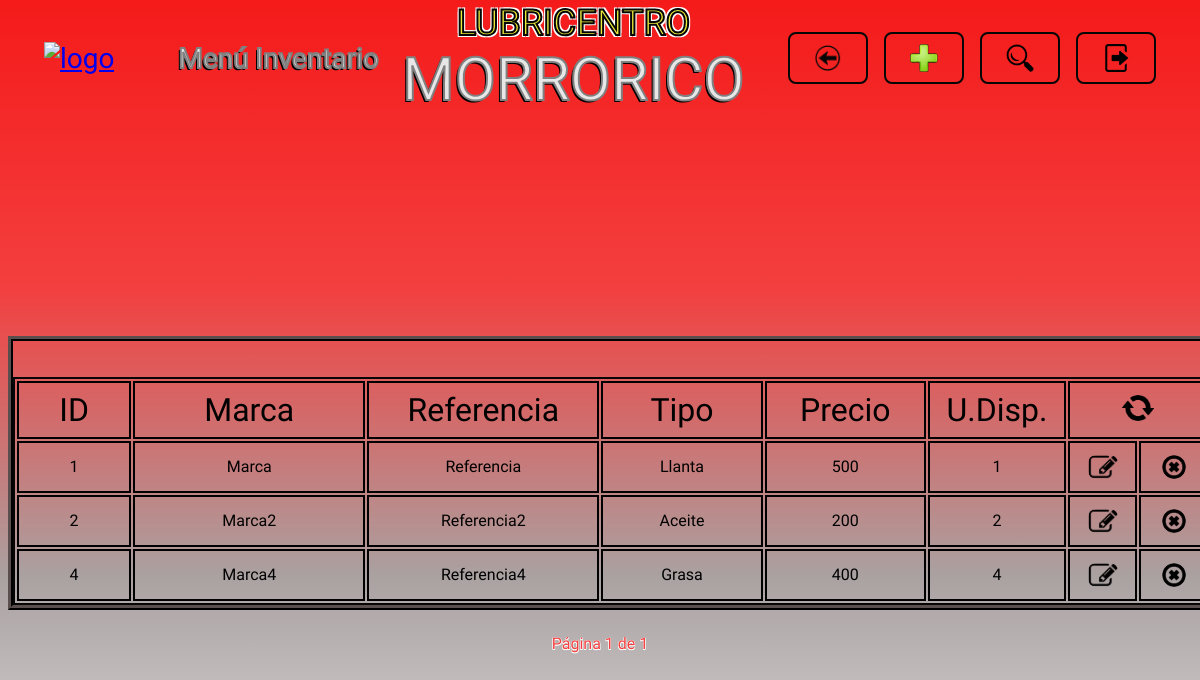
/inventario/, run on an earlier commit of the app's database.
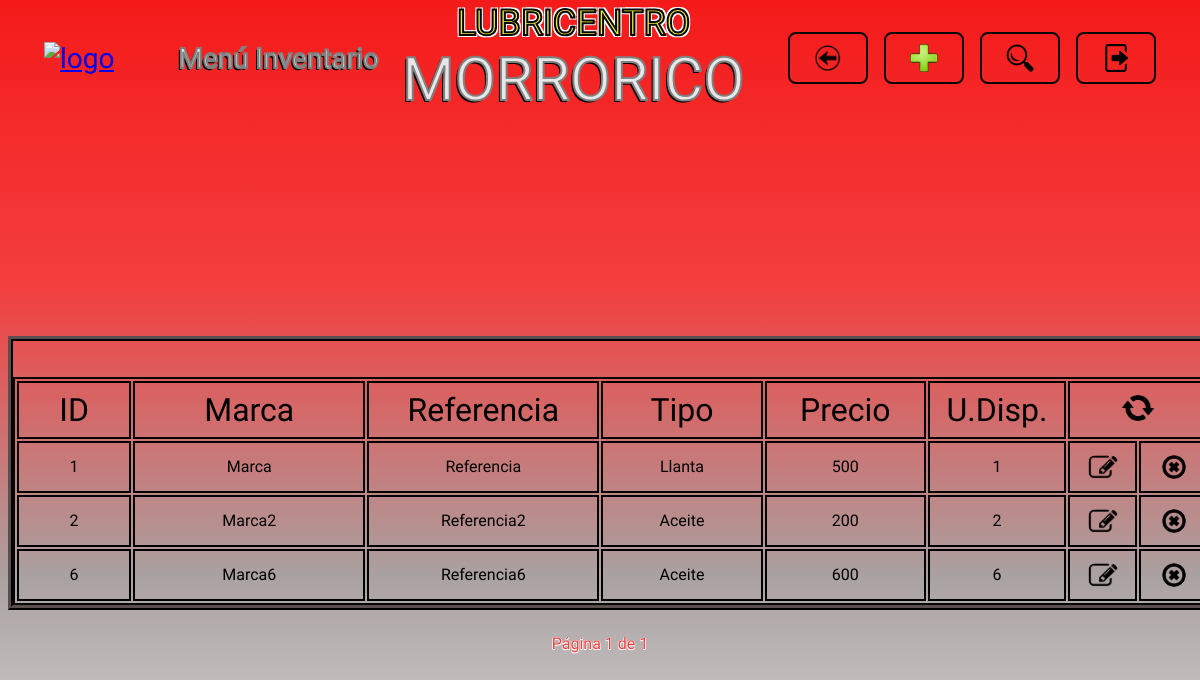
And on a later commit of the database.
### inventario/models.py (models this page shows)
class Producto(models.Model):
    OPCIONES_TIPO = [
        ("Llanta", "Llanta"),
        ("Aceite", "Aceite"),
        ("Filtro", "Filtro"),
        ("Grasa", "Grasa")
    ]
    marca = models.CharField(max_length=60,null=False, blank=False)
    referencia = models.CharField(max_length=40, null=False, blank=False)
    tipo_producto = models.CharField(max_length=40, choices=OPCIONES_TIPO, null=False, blank=False)
    precio = models.IntegerField(null=False, blank=False)
    unidades_disponibles = models.IntegerField(null=False, blank=False)

### inventario/views.py (the view)
# urls.py: path('inventario/', include('inventario.urls')),
def inventario(request, productos=None, registrado=False, eliminado=False, actualizado=False, sin_coincidencias=False, campo=None, buscar=None, name_url="inventario"):
    if productos is None:
        productos = Producto.objects.all()
    paginator = Paginator(productos, 20)
    numero_pagina = request.GET.get('pagina')
    try:
        pagina = paginator.page(numero_pagina)
    except PageNotAnInteger:
        pagina = paginator.page(1)
    except EmptyPage:
        pagina = paginator.page(paginator.num_pages)
    return render(request, 'inventario.html', {
        "registrado": registrado,
        "eliminado": eliminado,
        "actualizado": actualizado,
        "sin_coincidencias": sin_coincidencias,
        "buscar": buscar,
        "campo": campo,
        "pagina": pagina,
        "name_url": name_url,
    })

### templates/inventario.html (shortened to what this page needs)
{% extends "layouts/base.html" %}
{% load static %}
{% block nombre_seccion %}
<p class="header__titulo letra_blanca">Menú Inventario</p>
{% endblock nombre_seccion %}
{% block boton_volver %}
<li>
    <a href="{% url "menu_opciones" %}" class="header__boton header__volver">
        <img src="{% static "images/logo_volver.png" %}" alt="volver" class="header__logo_boton">
    </a>
</li>
{% endblock boton_volver %}
{% block boton_registrar %}
<li>
    {% include "layouts/partials/boton_registrar.html" %}
</li>
{% endblock boton_registrar %}
{% block boton_buscar %}
<li>
    {% include "layouts/partials/boton_buscar.html" %}
</li>
{% endblock boton_buscar %}
{% block boton_cerrar_sesion %}
    {% include "layouts/partials/boton_cerrar_sesion.html" %}
{% endblock boton_cerrar_sesion %}
{% block cuerpo_seccion %}
<div class="contenedor tabla_registros">
    <table class="tabla_registros__tabla">
        <tr class="celdas_encabezado">
            <th class="celda tabla_registros__celda_id">ID</th>
            <th class="celda tabla_registros__celda_marca">Marca</th>
            <th class="celda tabla_registros__celda_referencia">Referencia</th>
            <th class="celda tabla_registros__celda_tipo">Tipo</th>
            <th class="celda tabla_registros__celda_precio">Precio</th>
            <th class="celda tabla_registros__celda_unidades_disponibles">U.Disp.</th>
            <th colspan="2" class="celda tabla_registros__celda_recargar"><a href="{% url "inventario" %}"><img src="{% static "images/logo_recargar.png" %}" alt="recargar" class="tabla_registros__recargar"></a></th>
        </tr>
        {% for producto in pagina.object_list %}
        <tr class="celdas_datos">
            <td class="celda tabla_registros__celda_id">{{ producto.id }}</td>
            <td class="celda tabla_registros__celda_marca">{{ producto.marca }}</td>
            <td class="celda tabla_registros__celda_referencia">{{ producto.referencia }}</td>
            <td class="celda tabla_registros__celda_tipo">{{ producto.tipo_producto }}</td>
            <td class="celda tabla_registros__celda_precio">{{ producto.precio }}</td>
            <td class="celda tabla_registros__celda_unidades_disponibles">{{ producto.unidades_disponibles }}</td>
            <td class="celda tabla_registros__celda_editar"><a href="#" data-registro-id={{ producto.id }} data-app-registro="inventario" class="tabla_registros__boton boton_editar"><img src="{% static "images/logo_editar.png" %}" alt="editar" class="tabla_registros__logo_boton tabla_registros__editar"></a></td>
            <td class="celda tabla_registros__celda_eliminar"><a href="#" data-url= {% url "eliminar_producto" producto.id %} data-mensaje= "producto tipo {{ producto.tipo_producto }} de referencia {{ producto.referencia }} con ID {{ producto.id }}" class="tabla_registros__boton boton_eliminar"><img src="{% static "images/logo_eliminar.png" %}" alt="eliminar" class="tabla_registros__logo_boton tabla_registros__eliminar"></a></td>
        </tr>
        {% endfor %}
    </table>
</div>
{% endblock cuerpo_seccion %}
{% block paginacion %}
{% include "layouts/partials/paginacion.html" %}
{% endblock paginacion %}

What changed in the data, as far as the page shows it:
removed Producto: id "4", marca "Marca4", referencia "Referencia4", tipo_producto "Grasa", precio "400", unidades_disponibles "4"
added Producto: id "6", marca "Marca6", referencia "Referencia6", tipo_producto "Aceite", precio "600", unidades_disponibles "6"
